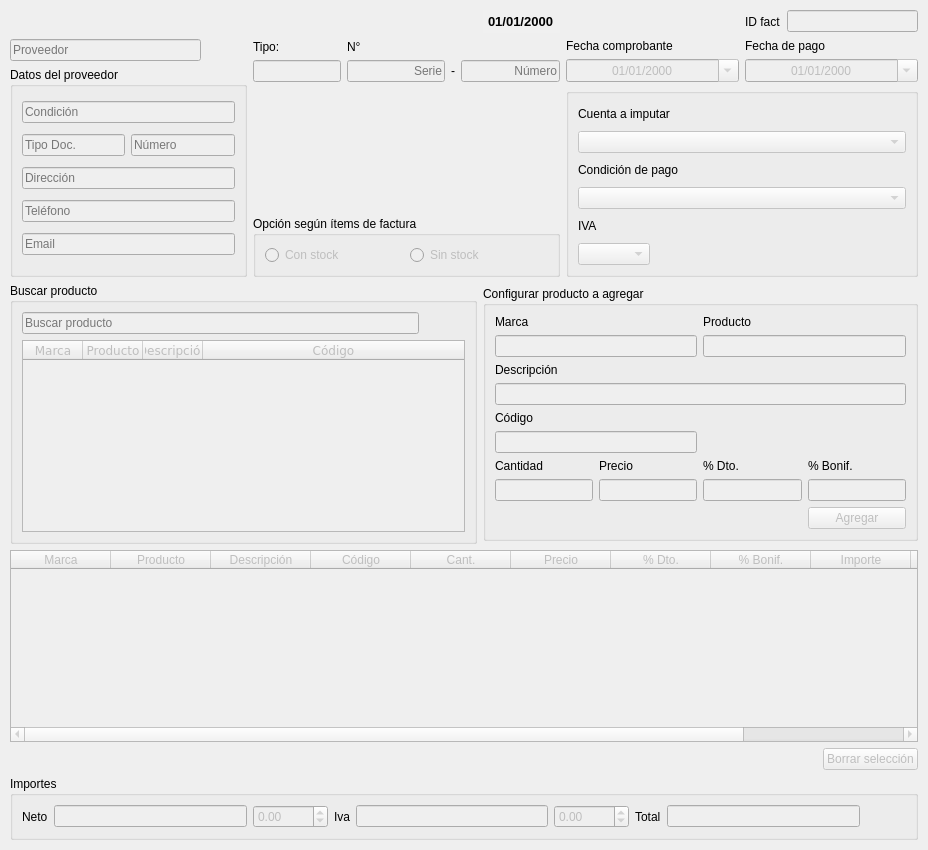
<?xml version="1.0" encoding="UTF-8"?>
<ui version="4.0">
 <class>factura_compra</class>
 <widget class="QMainWindow" name="factura_compra">
  <property name="geometry">
   <rect>
    <x>0</x>
    <y>0</y>
    <width>928</width>
    <height>850</height>
   </rect>
  </property>
  <property name="minimumSize">
   <size>
    <width>750</width>
    <height>850</height>
   </size>
  </property>
  <property name="maximumSize">
   <size>
    <width>111110</width>
    <height>10000</height>
   </size>
  </property>
  <property name="windowTitle">
   <string>Carga de facturas</string>
  </property>
  <property name="windowIcon">
   <iconset>
    <normaloff>imagen/logo.png</normaloff>imagen/logo.png</iconset>
  </property>
  <widget class="QWidget" name="centralwidget">
   <layout class="QGridLayout" name="gridLayout_7">
    <property name="leftMargin">
     <number>10</number>
    </property>
    <property name="topMargin">
     <number>10</number>
    </property>
    <property name="rightMargin">
     <number>10</number>
    </property>
    <property name="bottomMargin">
     <number>10</number>
    </property>
    <item row="0" column="8">
     <spacer name="horizontalSpacer">
      <property name="orientation">
       <enum>Qt::Horizontal</enum>
      </property>
      <property name="sizeHint" stdset="0">
       <size>
        <width>66</width>
        <height>21</height>
       </size>
      </property>
     </spacer>
    </item>
    <item row="0" column="6">
     <widget class="QPushButton" name="buscar_factura">
      <property name="toolTip">
       <string>Buscar</string>
      </property>
      <property name="text">
       <string/>
      </property>
      <property name="icon">
       <iconset>
        <normaloff>imagen/lupa.png</normaloff>imagen/lupa.png</iconset>
      </property>
      <property name="iconSize">
       <size>
        <width>20</width>
        <height>20</height>
       </size>
      </property>
      <property name="flat">
       <bool>true</bool>
      </property>
     </widget>
    </item>
    <item row="0" column="11">
     <layout class="QHBoxLayout" name="horizontalLayout">
      <item>
       <widget class="QLabel" name="label_20">
        <property name="text">
         <string>ID fact</string>
        </property>
        <property name="buddy">
         <cstring>id_fact</cstring>
        </property>
       </widget>
      </item>
      <item>
       <widget class="QLineEdit" name="id_fact">
        <property name="enabled">
         <bool>false</bool>
        </property>
       </widget>
      </item>
     </layout>
    </item>
    <item row="1" column="11">
     <layout class="QVBoxLayout" name="verticalLayout_3">
      <item>
       <widget class="QLabel" name="label_11">
        <property name="text">
         <string>Fecha de pago</string>
        </property>
       </widget>
      </item>
      <item>
       <widget class="QDateEdit" name="fecha_pago">
        <property name="enabled">
         <bool>false</bool>
        </property>
        <property name="alignment">
         <set>Qt::AlignCenter</set>
        </property>
        <property name="displayFormat">
         <string>dd/MM/yyyy</string>
        </property>
        <property name="calendarPopup">
         <bool>true</bool>
        </property>
       </widget>
      </item>
     </layout>
    </item>
    <item row="2" column="10" rowspan="2" colspan="2">
     <widget class="QGroupBox" name="groupBox_3">
      <property name="title">
       <string/>
      </property>
      <layout class="QVBoxLayout" name="verticalLayout_4">
       <item>
        <widget class="QLabel" name="label_2">
         <property name="text">
          <string>Cuenta a imputar</string>
         </property>
        </widget>
       </item>
       <item>
        <widget class="QComboBox" name="cuenta_imputar">
         <property name="enabled">
          <bool>false</bool>
         </property>
         <property name="cursor">
          <cursorShape>PointingHandCursor</cursorShape>
         </property>
         <property name="sizeAdjustPolicy">
          <enum>QComboBox::AdjustToContents</enum>
         </property>
        </widget>
       </item>
       <item>
        <widget class="QLabel" name="label_3">
         <property name="text">
          <string>Condición de pago</string>
         </property>
        </widget>
       </item>
       <item>
        <widget class="QComboBox" name="condicion_pago">
         <property name="enabled">
          <bool>false</bool>
         </property>
         <property name="cursor">
          <cursorShape>PointingHandCursor</cursorShape>
         </property>
        </widget>
       </item>
       <item>
        <widget class="QLabel" name="label_16">
         <property name="sizePolicy">
          <sizepolicy hsizetype="Maximum" vsizetype="Preferred">
           <horstretch>0</horstretch>
           <verstretch>0</verstretch>
          </sizepolicy>
         </property>
         <property name="text">
          <string>IVA</string>
         </property>
        </widget>
       </item>
       <item>
        <widget class="QComboBox" name="valor_iva">
         <property name="enabled">
          <bool>false</bool>
         </property>
         <property name="sizePolicy">
          <sizepolicy hsizetype="Maximum" vsizetype="Fixed">
           <horstretch>0</horstretch>
           <verstretch>0</verstretch>
          </sizepolicy>
         </property>
         <property name="cursor">
          <cursorShape>PointingHandCursor</cursorShape>
         </property>
         <property name="sizeAdjustPolicy">
          <enum>QComboBox::AdjustToContents</enum>
         </property>
        </widget>
       </item>
      </layout>
     </widget>
    </item>
    <item row="3" column="7" colspan="3">
     <widget class="QGroupBox" name="items_factura">
      <property name="enabled">
       <bool>true</bool>
      </property>
      <property name="title">
       <string>Opción según ítems de factura</string>
      </property>
      <layout class="QGridLayout" name="gridLayout">
       <item row="2" column="1">
        <widget class="QRadioButton" name="sin_stock">
         <property name="enabled">
          <bool>false</bool>
         </property>
         <property name="toolTip">
          <string/>
         </property>
         <property name="text">
          <string>Sin stock</string>
         </property>
        </widget>
       </item>
       <item row="2" column="0">
        <widget class="QRadioButton" name="con_stock">
         <property name="enabled">
          <bool>false</bool>
         </property>
         <property name="mouseTracking">
          <bool>true</bool>
         </property>
         <property name="text">
          <string>Con stock</string>
         </property>
        </widget>
       </item>
      </layout>
     </widget>
    </item>
    <item row="0" column="2">
     <widget class="QPushButton" name="cancelar_carga">
      <property name="enabled">
       <bool>false</bool>
      </property>
      <property name="toolTip">
       <string>Cancelar carga de factura</string>
      </property>
      <property name="text">
       <string/>
      </property>
      <property name="icon">
       <iconset>
        <normaloff>imagen/cancelar.png</normaloff>imagen/cancelar.png</iconset>
      </property>
      <property name="iconSize">
       <size>
        <width>20</width>
        <height>20</height>
       </size>
      </property>
      <property name="flat">
       <bool>true</bool>
      </property>
     </widget>
    </item>
    <item row="2" column="8">
     <spacer name="verticalSpacer_2">
      <property name="orientation">
       <enum>Qt::Vertical</enum>
      </property>
      <property name="sizeHint" stdset="0">
       <size>
        <width>20</width>
        <height>115</height>
       </size>
      </property>
     </spacer>
    </item>
    <item row="1" column="7">
     <layout class="QVBoxLayout" name="verticalLayout">
      <property name="sizeConstraint">
       <enum>QLayout::SetMinimumSize</enum>
      </property>
      <item>
       <widget class="QLabel" name="label">
        <property name="text">
         <string>Tipo:</string>
        </property>
       </widget>
      </item>
      <item>
       <widget class="QLineEdit" name="tipo_fact">
        <property name="enabled">
         <bool>false</bool>
        </property>
        <property name="sizePolicy">
         <sizepolicy hsizetype="Maximum" vsizetype="Fixed">
          <horstretch>0</horstretch>
          <verstretch>0</verstretch>
         </sizepolicy>
        </property>
        <property name="focusPolicy">
         <enum>Qt::NoFocus</enum>
        </property>
        <property name="maxLength">
         <number>5</number>
        </property>
        <property name="alignment">
         <set>Qt::AlignCenter</set>
        </property>
       </widget>
      </item>
     </layout>
    </item>
    <item row="0" column="3">
     <widget class="QPushButton" name="anular_factura">
      <property name="toolTip">
       <string>Anular factura</string>
      </property>
      <property name="text">
       <string/>
      </property>
      <property name="icon">
       <iconset>
        <normaloff>imagen/anular_factura.png</normaloff>imagen/anular_factura.png</iconset>
      </property>
      <property name="iconSize">
       <size>
        <width>20</width>
        <height>20</height>
       </size>
      </property>
      <property name="flat">
       <bool>true</bool>
      </property>
     </widget>
    </item>
    <item row="5" column="0" colspan="12">
     <layout class="QGridLayout" name="gridLayout_2">
      <item row="0" column="0" colspan="2">
       <widget class="QTableWidget" name="detalle_compra">
        <property name="enabled">
         <bool>false</bool>
        </property>
        <property name="editTriggers">
         <set>QAbstractItemView::NoEditTriggers</set>
        </property>
        <property name="selectionBehavior">
         <enum>QAbstractItemView::SelectRows</enum>
        </property>
        <attribute name="horizontalHeaderStretchLastSection">
         <bool>true</bool>
        </attribute>
        <attribute name="verticalHeaderVisible">
         <bool>false</bool>
        </attribute>
        <attribute name="verticalHeaderHighlightSections">
         <bool>false</bool>
        </attribute>
        <column>
         <property name="text">
          <string>Marca</string>
         </property>
        </column>
        <column>
         <property name="text">
          <string>Producto</string>
         </property>
        </column>
        <column>
         <property name="text">
          <string>Descripción</string>
         </property>
        </column>
        <column>
         <property name="text">
          <string>Código</string>
         </property>
        </column>
        <column>
         <property name="text">
          <string>Cant.</string>
         </property>
        </column>
        <column>
         <property name="text">
          <string>Precio</string>
         </property>
        </column>
        <column>
         <property name="text">
          <string>% Dto.</string>
         </property>
        </column>
        <column>
         <property name="text">
          <string>% Bonif.</string>
         </property>
        </column>
        <column>
         <property name="text">
          <string>Importe</string>
         </property>
        </column>
        <column>
         <property name="text">
          <string>IVA</string>
         </property>
        </column>
        <column>
         <property name="text">
          <string>Total</string>
         </property>
        </column>
       </widget>
      </item>
      <item row="1" column="0">
       <spacer name="horizontalSpacer_2">
        <property name="orientation">
         <enum>Qt::Horizontal</enum>
        </property>
        <property name="sizeHint" stdset="0">
         <size>
          <width>608</width>
          <height>20</height>
         </size>
        </property>
       </spacer>
      </item>
      <item row="1" column="1">
       <widget class="QPushButton" name="borrar_fila">
        <property name="enabled">
         <bool>false</bool>
        </property>
        <property name="text">
         <string>Borrar selección</string>
        </property>
       </widget>
      </item>
     </layout>
    </item>
    <item row="1" column="10">
     <layout class="QVBoxLayout" name="verticalLayout_2">
      <item>
       <widget class="QLabel" name="label_10">
        <property name="text">
         <string>Fecha comprobante</string>
        </property>
       </widget>
      </item>
      <item>
       <widget class="QDateEdit" name="fecha_comp">
        <property name="enabled">
         <bool>false</bool>
        </property>
        <property name="alignment">
         <set>Qt::AlignCenter</set>
        </property>
        <property name="displayFormat">
         <string>dd/MM/yyyy</string>
        </property>
        <property name="calendarPopup">
         <bool>true</bool>
        </property>
       </widget>
      </item>
     </layout>
    </item>
    <item row="4" column="0" colspan="9">
     <widget class="QGroupBox" name="groupBox_6">
      <property name="title">
       <string>Buscar producto</string>
      </property>
      <layout class="QGridLayout" name="gridLayout_5">
       <item row="0" column="0">
        <widget class="QLineEdit" name="nombre_producto">
         <property name="enabled">
          <bool>false</bool>
         </property>
         <property name="placeholderText">
          <string>Buscar producto</string>
         </property>
        </widget>
       </item>
       <item row="0" column="1">
        <widget class="QPushButton" name="nuevo_producto">
         <property name="enabled">
          <bool>false</bool>
         </property>
         <property name="toolTip">
          <string>Nuevo producto</string>
         </property>
         <property name="text">
          <string/>
         </property>
         <property name="icon">
          <iconset>
           <normaloff>imagen/signo_mas.png</normaloff>imagen/signo_mas.png</iconset>
         </property>
         <property name="flat">
          <bool>true</bool>
         </property>
        </widget>
       </item>
       <item row="1" column="0" colspan="2">
        <widget class="QTableWidget" name="tabla_busqueda">
         <property name="enabled">
          <bool>false</bool>
         </property>
         <property name="font">
          <font>
           <family>Verdana</family>
          </font>
         </property>
         <property name="editTriggers">
          <set>QAbstractItemView::NoEditTriggers</set>
         </property>
         <property name="dragEnabled">
          <bool>false</bool>
         </property>
         <property name="dragDropOverwriteMode">
          <bool>false</bool>
         </property>
         <property name="selectionMode">
          <enum>QAbstractItemView::SingleSelection</enum>
         </property>
         <property name="selectionBehavior">
          <enum>QAbstractItemView::SelectRows</enum>
         </property>
         <property name="verticalScrollMode">
          <enum>QAbstractItemView::ScrollPerPixel</enum>
         </property>
         <property name="cornerButtonEnabled">
          <bool>false</bool>
         </property>
         <attribute name="horizontalHeaderDefaultSectionSize">
          <number>60</number>
         </attribute>
         <attribute name="horizontalHeaderStretchLastSection">
          <bool>true</bool>
         </attribute>
         <attribute name="verticalHeaderVisible">
          <bool>false</bool>
         </attribute>
         <attribute name="verticalHeaderHighlightSections">
          <bool>false</bool>
         </attribute>
         <column>
          <property name="text">
           <string>Marca</string>
          </property>
         </column>
         <column>
          <property name="text">
           <string>Producto</string>
          </property>
         </column>
         <column>
          <property name="text">
           <string>Descripción</string>
          </property>
         </column>
         <column>
          <property name="text">
           <string>Código</string>
          </property>
         </column>
        </widget>
       </item>
      </layout>
     </widget>
    </item>
    <item row="0" column="10">
     <spacer name="horizontalSpacer_5">
      <property name="orientation">
       <enum>Qt::Horizontal</enum>
      </property>
      <property name="sizeHint" stdset="0">
       <size>
        <width>84</width>
        <height>20</height>
       </size>
      </property>
     </spacer>
    </item>
    <item row="1" column="0" rowspan="3" colspan="7">
     <layout class="QGridLayout" name="gridLayout_8">
      <item row="0" column="0">
       <widget class="QLineEdit" name="proveedor">
        <property name="enabled">
         <bool>false</bool>
        </property>
        <property name="placeholderText">
         <string>Proveedor</string>
        </property>
       </widget>
      </item>
      <item row="0" column="1">
       <widget class="QPushButton" name="nuevo_proveedor">
        <property name="enabled">
         <bool>false</bool>
        </property>
        <property name="cursor">
         <cursorShape>PointingHandCursor</cursorShape>
        </property>
        <property name="toolTip">
         <string>Agregar proveedor</string>
        </property>
        <property name="text">
         <string/>
        </property>
        <property name="icon">
         <iconset>
          <normaloff>imagen/signo_mas.png</normaloff>imagen/signo_mas.png</iconset>
        </property>
        <property name="iconSize">
         <size>
          <width>20</width>
          <height>20</height>
         </size>
        </property>
        <property name="flat">
         <bool>true</bool>
        </property>
       </widget>
      </item>
      <item row="1" column="0" colspan="2">
       <widget class="QGroupBox" name="groupBox">
        <property name="title">
         <string>Datos del proveedor</string>
        </property>
        <layout class="QGridLayout" name="gridLayout_3">
         <item row="0" column="0" colspan="2">
          <widget class="QLineEdit" name="tipo_iva">
           <property name="enabled">
            <bool>false</bool>
           </property>
           <property name="cursor">
            <cursorShape>ForbiddenCursor</cursorShape>
           </property>
           <property name="focusPolicy">
            <enum>Qt::NoFocus</enum>
           </property>
           <property name="placeholderText">
            <string>Condición</string>
           </property>
          </widget>
         </item>
         <item row="1" column="1">
          <widget class="QLineEdit" name="numero">
           <property name="enabled">
            <bool>false</bool>
           </property>
           <property name="cursor">
            <cursorShape>ForbiddenCursor</cursorShape>
           </property>
           <property name="focusPolicy">
            <enum>Qt::NoFocus</enum>
           </property>
           <property name="maxLength">
            <number>12</number>
           </property>
           <property name="placeholderText">
            <string>Número</string>
           </property>
          </widget>
         </item>
         <item row="3" column="0" colspan="2">
          <widget class="QLineEdit" name="telefono">
           <property name="enabled">
            <bool>false</bool>
           </property>
           <property name="cursor">
            <cursorShape>ForbiddenCursor</cursorShape>
           </property>
           <property name="focusPolicy">
            <enum>Qt::NoFocus</enum>
           </property>
           <property name="text">
            <string/>
           </property>
           <property name="placeholderText">
            <string>Teléfono</string>
           </property>
          </widget>
         </item>
         <item row="1" column="0">
          <widget class="QLineEdit" name="tipo_doc">
           <property name="enabled">
            <bool>false</bool>
           </property>
           <property name="cursor">
            <cursorShape>ForbiddenCursor</cursorShape>
           </property>
           <property name="focusPolicy">
            <enum>Qt::NoFocus</enum>
           </property>
           <property name="placeholderText">
            <string>Tipo Doc.</string>
           </property>
          </widget>
         </item>
         <item row="2" column="0" colspan="2">
          <widget class="QLineEdit" name="direccion">
           <property name="enabled">
            <bool>false</bool>
           </property>
           <property name="cursor">
            <cursorShape>ForbiddenCursor</cursorShape>
           </property>
           <property name="focusPolicy">
            <enum>Qt::NoFocus</enum>
           </property>
           <property name="placeholderText">
            <string>Dirección</string>
           </property>
          </widget>
         </item>
         <item row="4" column="0" colspan="2">
          <widget class="QLineEdit" name="email">
           <property name="enabled">
            <bool>false</bool>
           </property>
           <property name="cursor">
            <cursorShape>ForbiddenCursor</cursorShape>
           </property>
           <property name="focusPolicy">
            <enum>Qt::NoFocus</enum>
           </property>
           <property name="placeholderText">
            <string>Email</string>
           </property>
          </widget>
         </item>
        </layout>
       </widget>
      </item>
     </layout>
    </item>
    <item row="1" column="8" colspan="2">
     <layout class="QGridLayout" name="gridLayout_4">
      <item row="0" column="0">
       <widget class="QLabel" name="label_4">
        <property name="text">
         <string>N°</string>
        </property>
       </widget>
      </item>
      <item row="1" column="0">
       <widget class="QLineEdit" name="serie">
        <property name="enabled">
         <bool>false</bool>
        </property>
        <property name="maxLength">
         <number>5</number>
        </property>
        <property name="alignment">
         <set>Qt::AlignRight|Qt::AlignTrailing|Qt::AlignVCenter</set>
        </property>
        <property name="placeholderText">
         <string>Serie</string>
        </property>
       </widget>
      </item>
      <item row="1" column="1">
       <widget class="QLabel" name="label_5">
        <property name="text">
         <string>-</string>
        </property>
        <property name="alignment">
         <set>Qt::AlignCenter</set>
        </property>
        <property name="buddy">
         <cstring>numero_fact</cstring>
        </property>
       </widget>
      </item>
      <item row="1" column="2">
       <widget class="QLineEdit" name="numero_fact">
        <property name="enabled">
         <bool>false</bool>
        </property>
        <property name="maxLength">
         <number>8</number>
        </property>
        <property name="alignment">
         <set>Qt::AlignRight|Qt::AlignTrailing|Qt::AlignVCenter</set>
        </property>
        <property name="placeholderText">
         <string>Número</string>
        </property>
       </widget>
      </item>
     </layout>
    </item>
    <item row="4" column="9" colspan="3">
     <widget class="QGroupBox" name="groupBox_5">
      <property name="sizePolicy">
       <sizepolicy hsizetype="Maximum" vsizetype="Maximum">
        <horstretch>0</horstretch>
        <verstretch>0</verstretch>
       </sizepolicy>
      </property>
      <property name="title">
       <string>Configurar producto a agregar</string>
      </property>
      <layout class="QGridLayout" name="gridLayout_6">
       <item row="8" column="0">
        <widget class="QLabel" name="label_13">
         <property name="text">
          <string>Cantidad</string>
         </property>
        </widget>
       </item>
       <item row="9" column="2">
        <widget class="QLineEdit" name="dto">
         <property name="enabled">
          <bool>false</bool>
         </property>
        </widget>
       </item>
       <item row="9" column="1">
        <widget class="QLineEdit" name="precio">
         <property name="enabled">
          <bool>false</bool>
         </property>
        </widget>
       </item>
       <item row="10" column="3">
        <widget class="QPushButton" name="agregar_prod">
         <property name="enabled">
          <bool>false</bool>
         </property>
         <property name="toolTip">
          <string>Nuevo producto</string>
         </property>
         <property name="text">
          <string>Agregar</string>
         </property>
         <property name="flat">
          <bool>false</bool>
         </property>
        </widget>
       </item>
       <item row="9" column="0">
        <widget class="QLineEdit" name="cantidad">
         <property name="enabled">
          <bool>false</bool>
         </property>
        </widget>
       </item>
       <item row="8" column="2">
        <widget class="QLabel" name="label_15">
         <property name="text">
          <string>% Dto.</string>
         </property>
        </widget>
       </item>
       <item row="8" column="1">
        <widget class="QLabel" name="label_14">
         <property name="text">
          <string>Precio</string>
         </property>
        </widget>
       </item>
       <item row="8" column="3">
        <widget class="QLabel" name="label_9">
         <property name="text">
          <string>% Bonif.</string>
         </property>
        </widget>
       </item>
       <item row="9" column="3">
        <widget class="QLineEdit" name="bonif">
         <property name="enabled">
          <bool>false</bool>
         </property>
        </widget>
       </item>
       <item row="0" column="0">
        <widget class="QLabel" name="label_17">
         <property name="text">
          <string>Marca</string>
         </property>
        </widget>
       </item>
       <item row="0" column="2">
        <widget class="QLabel" name="label_12">
         <property name="text">
          <string>Producto</string>
         </property>
        </widget>
       </item>
       <item row="3" column="0">
        <widget class="QLabel" name="label_18">
         <property name="text">
          <string>Descripción</string>
         </property>
        </widget>
       </item>
       <item row="5" column="0">
        <widget class="QLabel" name="label_19">
         <property name="text">
          <string>Código</string>
         </property>
        </widget>
       </item>
       <item row="1" column="0" colspan="2">
        <widget class="QLineEdit" name="marca">
         <property name="enabled">
          <bool>false</bool>
         </property>
        </widget>
       </item>
       <item row="1" column="2" colspan="2">
        <widget class="QLineEdit" name="desc_prod">
         <property name="enabled">
          <bool>false</bool>
         </property>
         <property name="focusPolicy">
          <enum>Qt::StrongFocus</enum>
         </property>
        </widget>
       </item>
       <item row="4" column="0" colspan="4">
        <widget class="QLineEdit" name="descripcion">
         <property name="enabled">
          <bool>false</bool>
         </property>
        </widget>
       </item>
       <item row="7" column="0" colspan="2">
        <widget class="QLineEdit" name="codigo">
         <property name="enabled">
          <bool>false</bool>
         </property>
         <property name="text">
          <string/>
         </property>
        </widget>
       </item>
      </layout>
     </widget>
    </item>
    <item row="0" column="7">
     <spacer name="horizontalSpacer_3">
      <property name="orientation">
       <enum>Qt::Horizontal</enum>
      </property>
      <property name="sizeHint" stdset="0">
       <size>
        <width>28</width>
        <height>20</height>
       </size>
      </property>
     </spacer>
    </item>
    <item row="0" column="0">
     <widget class="QPushButton" name="cargar_factura">
      <property name="toolTip">
       <string>Cargar nueva factura</string>
      </property>
      <property name="text">
       <string/>
      </property>
      <property name="icon">
       <iconset>
        <normaloff>imagen/signo_mas.png</normaloff>imagen/signo_mas.png</iconset>
      </property>
      <property name="iconSize">
       <size>
        <width>20</width>
        <height>20</height>
       </size>
      </property>
      <property name="flat">
       <bool>true</bool>
      </property>
     </widget>
    </item>
    <item row="0" column="9">
     <widget class="QDateEdit" name="fecha_actual">
      <property name="font">
       <font>
        <pointsize>10</pointsize>
        <weight>75</weight>
        <bold>true</bold>
       </font>
      </property>
      <property name="focusPolicy">
       <enum>Qt::NoFocus</enum>
      </property>
      <property name="styleSheet">
       <string notr="true">background-color: rgb(240, 240, 240);</string>
      </property>
      <property name="frame">
       <bool>false</bool>
      </property>
      <property name="alignment">
       <set>Qt::AlignCenter</set>
      </property>
      <property name="readOnly">
       <bool>true</bool>
      </property>
      <property name="buttonSymbols">
       <enum>QAbstractSpinBox::NoButtons</enum>
      </property>
      <property name="keyboardTracking">
       <bool>true</bool>
      </property>
      <property name="displayFormat">
       <string>dd/MM/yyyy</string>
      </property>
     </widget>
    </item>
    <item row="6" column="0" colspan="12">
     <widget class="QGroupBox" name="groupBox_4">
      <property name="title">
       <string>Importes</string>
      </property>
      <layout class="QGridLayout" name="gridLayout_9">
       <item row="0" column="0">
        <widget class="QLabel" name="label_6">
         <property name="text">
          <string>Neto</string>
         </property>
        </widget>
       </item>
       <item row="0" column="1">
        <widget class="QLineEdit" name="neto">
         <property name="enabled">
          <bool>false</bool>
         </property>
         <property name="cursor">
          <cursorShape>ForbiddenCursor</cursorShape>
         </property>
         <property name="focusPolicy">
          <enum>Qt::NoFocus</enum>
         </property>
        </widget>
       </item>
       <item row="0" column="2">
        <widget class="QDoubleSpinBox" name="ajuste_neto">
         <property name="enabled">
          <bool>false</bool>
         </property>
         <property name="minimum">
          <double>-1000.000000000000000</double>
         </property>
         <property name="maximum">
          <double>1000.000000000000000</double>
         </property>
         <property name="singleStep">
          <double>0.010000000000000</double>
         </property>
        </widget>
       </item>
       <item row="0" column="3">
        <widget class="QLabel" name="label_7">
         <property name="text">
          <string>Iva</string>
         </property>
        </widget>
       </item>
       <item row="0" column="4">
        <widget class="QLineEdit" name="iva">
         <property name="enabled">
          <bool>false</bool>
         </property>
         <property name="cursor">
          <cursorShape>ForbiddenCursor</cursorShape>
         </property>
         <property name="focusPolicy">
          <enum>Qt::NoFocus</enum>
         </property>
        </widget>
       </item>
       <item row="0" column="5">
        <widget class="QDoubleSpinBox" name="ajuste_iva">
         <property name="enabled">
          <bool>false</bool>
         </property>
         <property name="suffix">
          <string/>
         </property>
         <property name="minimum">
          <double>-1000.000000000000000</double>
         </property>
         <property name="maximum">
          <double>1000.000000000000000</double>
         </property>
         <property name="singleStep">
          <double>0.010000000000000</double>
         </property>
        </widget>
       </item>
       <item row="0" column="6">
        <widget class="QLabel" name="label_8">
         <property name="text">
          <string>Total</string>
         </property>
         <property name="buddy">
          <cstring>total</cstring>
         </property>
        </widget>
       </item>
       <item row="0" column="7">
        <widget class="QLineEdit" name="total">
         <property name="enabled">
          <bool>false</bool>
         </property>
        </widget>
       </item>
       <item row="0" column="8">
        <widget class="QPushButton" name="guardar">
         <property name="enabled">
          <bool>false</bool>
         </property>
         <property name="cursor">
          <cursorShape>PointingHandCursor</cursorShape>
         </property>
         <property name="toolTip">
          <string>Guardar</string>
         </property>
         <property name="text">
          <string/>
         </property>
         <property name="icon">
          <iconset>
           <normaloff>imagen/guardar.png</normaloff>imagen/guardar.png</iconset>
         </property>
         <property name="iconSize">
          <size>
           <width>20</width>
           <height>20</height>
          </size>
         </property>
         <property name="flat">
          <bool>true</bool>
         </property>
        </widget>
       </item>
      </layout>
     </widget>
    </item>
    <item row="0" column="1">
     <spacer name="horizontalSpacer_4">
      <property name="orientation">
       <enum>Qt::Horizontal</enum>
      </property>
      <property name="sizeHint" stdset="0">
       <size>
        <width>40</width>
        <height>20</height>
       </size>
      </property>
     </spacer>
    </item>
    <item row="0" column="4">
     <spacer name="horizontalSpacer_6">
      <property name="orientation">
       <enum>Qt::Horizontal</enum>
      </property>
      <property name="sizeHint" stdset="0">
       <size>
        <width>40</width>
        <height>20</height>
       </size>
      </property>
     </spacer>
    </item>
   </layout>
  </widget>
 </widget>
 <tabstops>
  <tabstop>cargar_factura</tabstop>
  <tabstop>anular_factura</tabstop>
  <tabstop>proveedor</tabstop>
  <tabstop>nuevo_proveedor</tabstop>
  <tabstop>serie</tabstop>
  <tabstop>numero_fact</tabstop>
  <tabstop>fecha_comp</tabstop>
  <tabstop>fecha_pago</tabstop>
  <tabstop>cuenta_imputar</tabstop>
  <tabstop>condicion_pago</tabstop>
  <tabstop>valor_iva</tabstop>
  <tabstop>nombre_producto</tabstop>
  <tabstop>nuevo_producto</tabstop>
  <tabstop>tabla_busqueda</tabstop>
  <tabstop>cantidad</tabstop>
  <tabstop>precio</tabstop>
  <tabstop>dto</tabstop>
  <tabstop>bonif</tabstop>
  <tabstop>agregar_prod</tabstop>
  <tabstop>detalle_compra</tabstop>
  <tabstop>borrar_fila</tabstop>
  <tabstop>ajuste_neto</tabstop>
  <tabstop>ajuste_iva</tabstop>
  <tabstop>total</tabstop>
  <tabstop>guardar</tabstop>
  <tabstop>buscar_factura</tabstop>
  <tabstop>id_fact</tabstop>
 </tabstops>
 <resources/>
 <connections/>
</ui>
